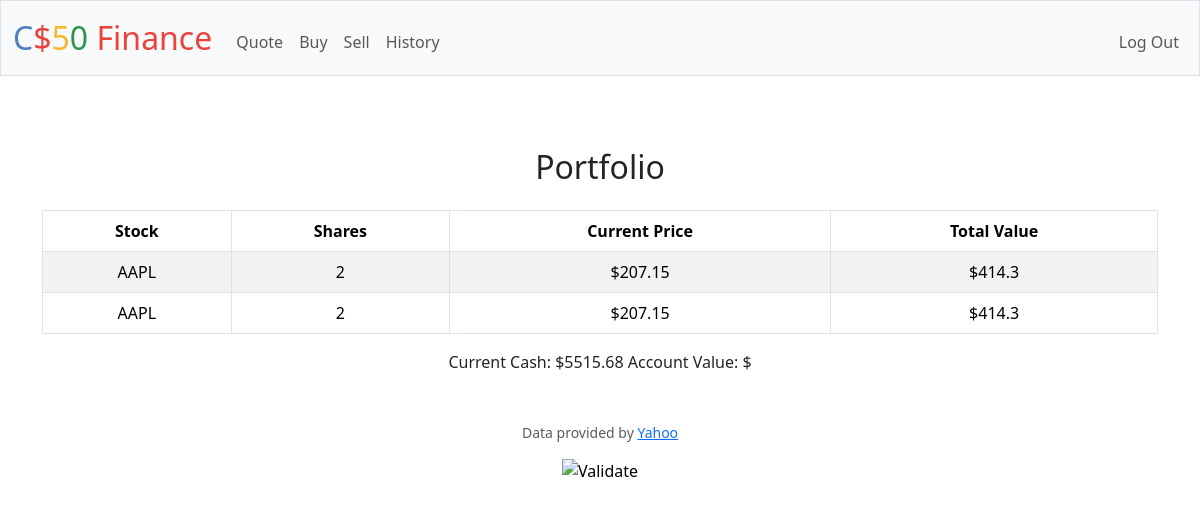
Screenshot of / (signed in) with the database file from the repository.
### tables this page shows
CREATE TABLE stocks (user_id, symbol, shares, price NUMERIC, date);

CREATE TABLE users (id INTEGER PRIMARY KEY AUTOINCREMENT NOT NULL, username TEXT NOT NULL, hash TEXT NOT NULL, cash NUMERIC NOT NULL DEFAULT 10000.00);

### app.py (the view)
@app.route("/")
@login_required
def index():
    portfolio = db.execute("SELECT * FROM stocks WHERE user_id = ?", session["user_id"])
    cashDB = db.execute("SELECT cash FROM users WHERE id = ?", session["user_id"])
    cash = cashDB[0]["cash"]
    return render_template("index.html", portfolio=portfolio, cash=cash)

### app.py (called while the page is built)
@app.after_request
def after_request(response):
    response.headers["Cache-Control"] = "no-cache, no-store, must-revalidate"
    response.headers["Expires"] = 0
    response.headers["Pragma"] = "no-cache"
    return response

### helpers.py (called while the page is built)
def login_required(f):
    @wraps(f)
    def decorated_function(*args, **kwargs):
        if session.get("user_id") is None:
            return redirect("/login")
        return f(*args, **kwargs)
    return decorated_function

### templates/index.html (shortened to what this page needs)
{% extends "layout.html" %}
{% block main %}
<h2 class="text-center my-4">Portfolio</h2>
<div class="table-responsive">
    <table class="table table-bordered table-striped table-hover text-center">
        <thead class="thead-dark">
            <tr>
                <th>Stock</th>
                <th>Shares</th>
                <th>Current Price</th>
                <th>Total Value</th>
            </tr>
        </thead>
        <tbody>
            {% for i in portfolio %}
            <tr>
                <td>{{ i.symbol }}</td>
                <td>{{ i.shares }}</td>
                <td>${{ i.price }}</td>
                <td>${{ i.shares * i.price }}</td>
            </tr>
            {% endfor %}
        </tbody>
    </table>
    Current Cash: ${{ "{:.2f}".format(cash) }}
    Account Value: $
</div>
{% endblock %}

### rows the page displays
stocks: symbol "AAPL", shares "2", price "207.15", i.shares*i.price "414.3"
stocks: symbol "AAPL", shares "2", price "207.15", i.shares*i.price "414.3"
users: cash "5515.68"
